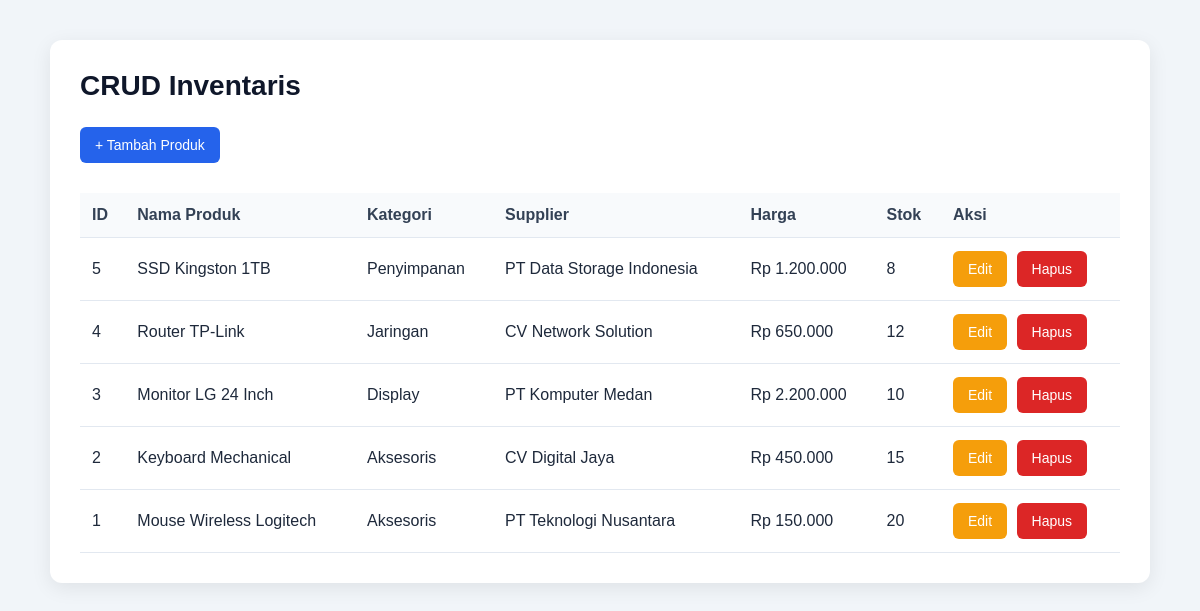
The page / on the database its author committed.
### tables this page shows
CREATE TABLE products (
    id INT AUTO_INCREMENT PRIMARY KEY,
    name VARCHAR(150) NOT NULL,
    category_id INT NOT NULL,
    supplier_id INT NOT NULL,
    price DECIMAL(12,2) NOT NULL,
    stock INT NOT NULL DEFAULT 0,

    FOREIGN KEY (category_id)
        REFERENCES categories(id),

    FOREIGN KEY (supplier_id)
        REFERENCES suppliers(id)
);

CREATE TABLE categories (
    id INT AUTO_INCREMENT PRIMARY KEY,
    name VARCHAR(100) NOT NULL
);

CREATE TABLE suppliers (
    id INT AUTO_INCREMENT PRIMARY KEY,
    name VARCHAR(100) NOT NULL,
    phone VARCHAR(20)
);

### index.php (the view, shortened to what this page needs)
<?php
$db = Database::getInstance();
$pdo = $db->getConnection();
$stmt = $pdo->query("
    SELECT
        p.id,
        p.name,
        c.name AS category,
        s.name AS supplier,
        p.price,
        p.stock
    FROM products p
    JOIN categories c ON p.category_id = c.id
    JOIN suppliers s ON p.supplier_id = s.id
    ORDER BY p.id DESC
");
$products = $stmt->fetchAll();
function e($value)
{
    return htmlspecialchars($value, ENT_QUOTES, 'UTF-8');
}
?>
<!DOCTYPE html>
<html lang="id">
<head>
    <link rel="stylesheet" href="assets/style.css">
</head>
<body>
<div class="container">
    <h1>CRUD Inventaris</h1>
    <a href="create.php" class="btn">+ Tambah Produk</a>
    <table>
        <thead>
            <tr>
                <th>ID</th>
                <th>Nama Produk</th>
                <th>Kategori</th>
                <th>Supplier</th>
                <th>Harga</th>
                <th>Stok</th>
                <th>Aksi</th>
            </tr>
        </thead>
        <tbody>
            <?php if (count($products) > 0): ?>
                <?php foreach ($products as $product): ?>
                    <tr>
                        <td><?= e($product['id']) ?></td>
                        <td><?= e($product['name']) ?></td>
                        <td><?= e($product['category']) ?></td>
                        <td><?= e($product['supplier']) ?></td>
                        <td>
                            Rp <?= number_format($product['price'], 0, ',', '.') ?>
                        </td>
                        <td><?= e($product['stock']) ?></td>
                        <td>
                            <a
                                href="edit.php?id=<?= e($product['id']) ?>"
                                class="btn-edit"
                            >
                                Edit
                            </a>
                            <a
                                href="delete.php?id=<?= e($product['id']) ?>"
                                class="btn-delete"
                                onclick="return confirm('Apakah kamu yakin ingin menghapus produk ini?');"
                            >
                                Hapus
                            </a>
                        </td>
                    </tr>
                <?php endforeach; ?>
            <?php endif; ?>
        </tbody>
    </table>
</div>
</body>
</html>

### style.css (style rules this page uses)
* { box-sizing: border-box; }
body { margin: 0; padding: 40px 20px; font-family: Arial, Helvetica, sans-serif; background: #f1f5f9; color: #1e293b; }
.container { max-width: 1100px; margin: 0 auto; padding: 30px; background: #ffffff; border-radius: 12px; box-shadow: 0 5px 20px rgba(0, 0, 0, 0.08); }
h1 { margin-top: 0; margin-bottom: 25px; font-size: 28px; color: #0f172a; }
.btn, .btn-edit, .btn-delete, .btn-cancel { display: inline-block; padding: 10px 15px; border: none; border-radius: 6px; text-decoration: none; font-size: 14px; cursor: pointer; }
.btn { background: #2563eb; color: white; margin-bottom: 20px; }
.btn-edit { background: #f59e0b; color: white; margin-right: 5px; }
.btn-delete { background: #dc2626; color: white; }
table { width: 100%; border-collapse: collapse; margin-top: 10px; }
th, td { padding: 13px 12px; border-bottom: 1px solid #e2e8f0; text-align: left; }
th { background: #f8fafc; color: #334155; font-weight: bold; }

### rows shown on the page
products: id "5", name "SSD Kingston 1TB", category.name "Penyimpanan", supplier.name "PT Data Storage Indonesia", price "1.200.000", stock "8"
products: id "4", name "Router TP-Link", category.name "Jaringan", supplier.name "CV Network Solution", price "650.000", stock "12"
products: id "3", name "Monitor LG 24 Inch", category.name "Display", supplier.name "PT Komputer Medan", price "2.200.000", stock "10"
products: id "2", name "Keyboard Mechanical", category.name "Aksesoris", supplier.name "CV Digital Jaya", price "450.000", stock "15"
products: id "1", name "Mouse Wireless Logitech", category.name "Aksesoris", supplier.name "PT Teknologi Nusantara", price "150.000", stock "20"
